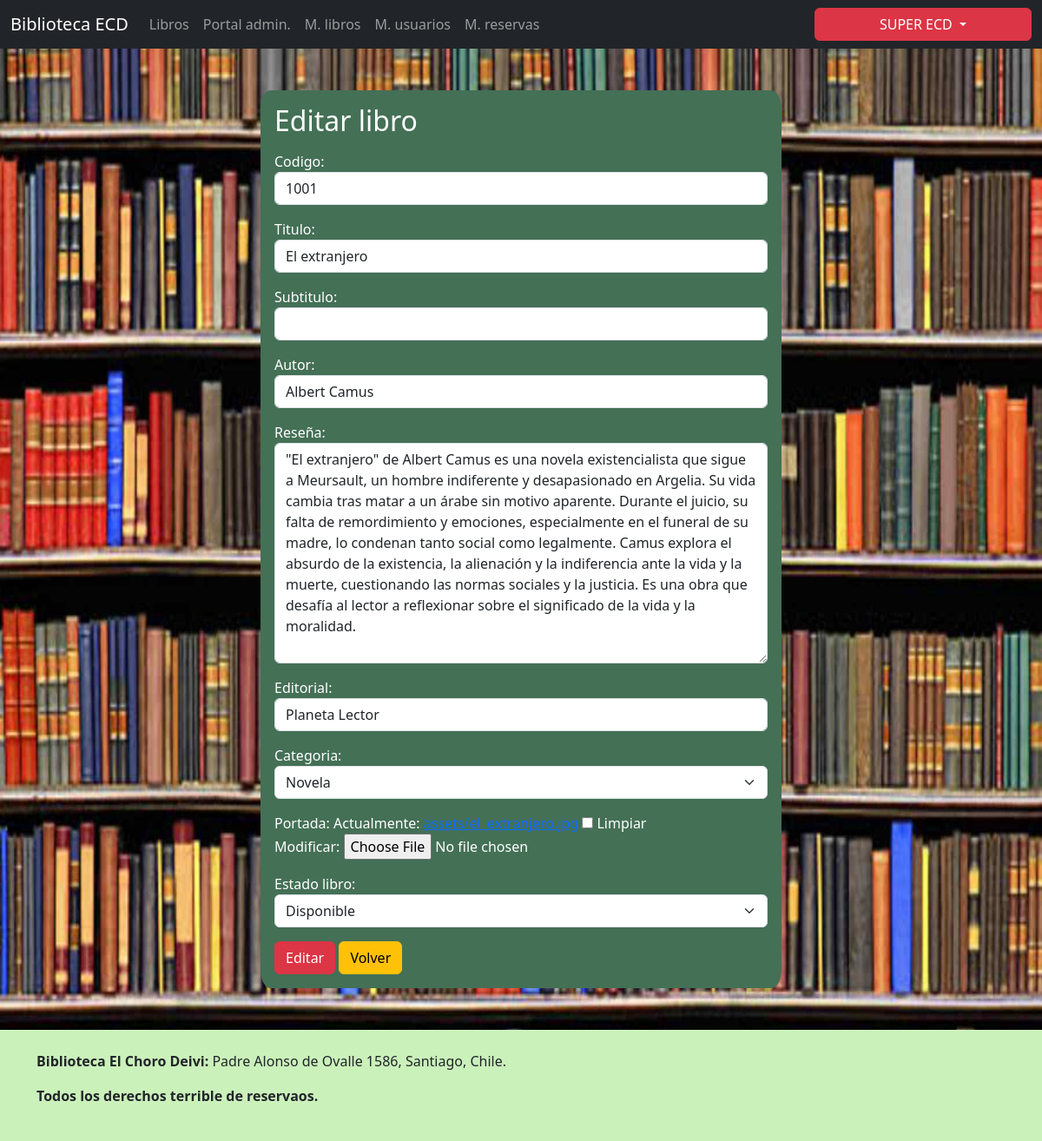
The page /portal_adm/mantenedor_libros/editar_libro/1001/ (signed in) on the database its author committed.
### biblioteca/models.py (models this page shows, shortened)
class Usuario(AbstractUser):
    rut         = models.CharField(unique=True, max_length=10) #UK no se repite rut
    email       = models.EmailField(unique=True) #UK no se repite correo
    first_name  = models.CharField(max_length=50)
    last_name   = models.CharField(max_length=50)
    telefono    = models.IntegerField(blank=True, null=True)
    direccion   = models.CharField(max_length=100, blank=True, null=True)
    comuna      = models.CharField(max_length=30, blank=True, null=True)

class Libro(models.Model):
    codigo          = models.IntegerField(primary_key=True) #IntegerField, ya que el codigo de libro tendrá una nomenclatura especifica
    titulo          = models.CharField(unique=True, max_length=100) #UK, no se repite un libro
    subtitulo       = models.CharField(max_length=100, blank=True, null=True)
    autor           = models.CharField(max_length=100)
    resena          = models.TextField(blank=True, null=True)
    editorial       = models.CharField(max_length=40)
    CATEGORIAS_LIBRO = [
        ('N', 'Novela'),
        ('P', 'Poesía'),
        ('CU', 'Cuentos'),
        ('D', 'Dramaturgia'),
        ('E', 'Ensayo'),
        ('F', 'Filosofía'),
        ('H', 'Historia'),
        ('A', 'Arte'),
        ('CA', 'Cartas')
    ]
    categoria       = models.CharField(max_length=2, choices=CATEGORIAS_LIBRO)
    portada         = models.ImageField(upload_to='assets/', blank=True, null=True)
    ESTADOS_LIBRO = [
        ('D', 'Disponible'),
        ('R', 'Reservado'),
        ('PR', 'Prestado'),
        ('ER', 'En reparación'),
        ('PE', 'Perdido')
    ]
    estado_libro    = models.CharField(max_length=2, choices=ESTADOS_LIBRO, default='D') #por defecto disponible

### biblioteca/views.py (the view)
# urls.py: path('portal_adm/mantenedor_libros/editar_libro/<int:pk>/', views.editar_libro, name='libro_editar'), #url para editar libro
@login_required
@user_passes_test(admin_requerido, login_url='/sin_acceso/')
def editar_libro(request, pk):
    libro = get_object_or_404(Libro, pk=pk)
    if request.method == 'POST':
        form = LibroForm(request.POST, request.FILES, instance=libro)
        if form.is_valid():
            form.save(commit=False)
            if 'portada' in request.FILES:
                portada = request.FILES['portada']
                direccion_guardado = FileSystemStorage(location = 'biblioteca/static/assets')
                nombre_archivo = direccion_guardado.save(portada.name, portada)
                portada_URL = 'assets/' + nombre_archivo
                libro.portada = portada_URL
            libro.save()
            return JsonResponse({'success': True, 'message': 'El libro ha sido editado con éxito.'})
        else:
            errors = form.errors.as_json()
            return JsonResponse({'success': False, 'message': 'Hubo un error al editar el libro.', 'errors': errors})
    else:
        form = LibroForm(instance=libro)
    return render(request, 'biblioteca/editar_libro.html', {'form': form, 'libro': libro})

### biblioteca/forms.py (shortened to what this page needs)
class LibroForm(forms.ModelForm):
    class Meta:
        model = Libro
        fields = '__all__'
        widgets = {
            'codigo': forms.NumberInput(attrs={'class': 'form-control'}),
            'titulo': forms.TextInput(attrs={'class': 'form-control'}),
            'subtitulo': forms.TextInput(attrs={'class': 'form-control'}),
            'autor': forms.TextInput(attrs={'class': 'form-control'}),
            'resena': forms.Textarea(attrs={'class': 'form-control'}),
            'editorial': forms.TextInput(attrs={'class': 'form-control'}),
            'categoria': forms.Select(attrs={'class': 'form-select'}),
            'portada': forms.ClearableFileInput(attrs={'class': 'form-control-file'}),
            'estado_libro': forms.Select(attrs={'class': 'form-select'}),
        }
        labels = {'resena': 'Reseña'}

### biblioteca/views.py (called while the page is built)
def admin_requerido(user):
    return user.is_staff

### biblioteca/templates/biblioteca/editar_libro.html (shortened to what this page needs)
{% extends 'base.html' %}
{% block content %}
    {% load static %}
    <div class="background_registrarse">
        <div class="grid_registro">
            <div class="mt-5 mb-5 grid_registro_contenido">
                <div class="mt-3 mb-3 mx-3">
                    <h2 class="mt-3 mb-3">Editar libro</h2>
                    <form id="form_editarLibro" method="POST" action="{% url 'libro_editar' libro.pk %}" enctype="multipart/form-data">
                        {{ form.as_p }}
                        <div class="mt-3 mb-3">
                            <button type="submit" class="btn btn-danger" id="btn_editarLibro">Editar</button>
                            <a type="button" class="btn btn-warning" href="{% url 'libros_mantenedor' %}">Volver</a>
                        </div>
                    </form>
                </div>
            </div>
        </div>
    </div>
{% endblock %}
{% block footer %}
    {% load static %}
{% endblock %}

### biblioteca/templates/base.html (shortened to what this page needs)
{% load static %}
<!DOCTYPE html>
<html lang="en">
    <head>
        <link href="{% static 'css/estilos.css' %}" rel="stylesheet">
        <link href="https://cdn.jsdelivr.net/npm/bootstrap@5.3.3/dist/css/bootstrap.min.css" rel="stylesheet">
        <link rel="stylesheet" type="text/css" href="https://cdn.datatables.net/1.10.25/css/jquery.dataTables.min.css">
    </head>
    <body>
        <nav class="navbar navbar-expand-md bg-dark" data-bs-theme="dark">
            <div class="container-fluid">
                <a class="navbar-brand" href="{% url 'index' %}">Biblioteca ECD</a>
                <div class="collapse navbar-collapse" id="navbarScroll">
                    <ul class="navbar-nav me-auto my-2 my-lg-0 navbar-nav-scroll" style="--bs-scroll-height: 100px;">
                        <li class="nav-item">
                            <a class="nav-link" aria-current="page" href="{% url 'lista_libros' %}">Libros</a>
                        </li>
                        {% if user.is_authenticated and user.is_staff == True %}
                            <li class="nav-item">
                                <a class="nav-link" aria-current="page" href="{% url 'adm_portal' %}">Portal admin.</a>
                            </li>
                            <li class="nav-item">
                                <a class="nav-link" aria-current="page" href="{% url 'libros_mantenedor' %}">M. libros</a>
                            </li>
                            <li class="nav-item">
                                <a class="nav-link" aria-current="page" href="{% url 'usuarios_mantenedor' %}">M. usuarios</a>
                            </li>
                            <li class="nav-item">
                                <a class="nav-link" aria-current="page" href="{% url 'reservas_mantenedor' %}">M. reservas</a>
                            </li>
                        {% endif %}
                    </ul>
                    {% if user.is_authenticated %}
                        <div class="dropdown">
                            <button type="button" class="btn btn-danger dropdown-toggle opciones_login" data-bs-toggle="dropdown" aria-expanded="false" data-bs-auto-close="outside">
                                {{ user.first_name }} {{ user.last_name }}
                            </button>
                        </div>
                    {% endif %}
                </div>
            </div>
        </nav>
        {% block content %}
        {% endblock %}
        <div class="background_final">
            <br>
            <div class="container-sm">
                <p><strong>Biblioteca El Choro Deivi: </strong>Padre Alonso de Ovalle 1586, Santiago, Chile.</p>
            </div>
            <div class="container-sm">
                <p><strong>Todos los derechos terrible de reservaos.</strong></p>
            </div>
            <br>
        </div>
    </body>
</html>

### biblioteca/static/css/estilos.css (style rules this page uses)
.opciones_login { width: 250px; text-align: center; }
.background_final { background-color: rgb(203, 241, 187); }
.background_registrarse { background-image: url("../assets/bg_libros.jpg"); background-repeat: no-repeat; background-attachment: fixed; background-size: 100% 100%; }
.grid_registro { display: grid; place-items: center; }
.grid_registro_contenido { margin: auto; width: 50%; background-color: rgb(68, 112, 86); color: white; border-radius: 2%; }

### rows shown on the page
Usuario: first_name "SUPER", last_name "ECD"
Libro: codigo "1001", titulo "El extranjero", autor "Albert Camus", resena "\"El extranjero\" de Albert Camus es una novela existencialista que sigue a Meursault, un hombre indiferente y desapasionado en Argelia. Su vida cambia tras matar a un árabe sin motivo aparente. Durante el juicio, su falta de remordimiento y emociones, especialmente en el funeral de su madre, lo condenan tanto social como legalmente. Camus explora el absurdo de la existencia, la alienación y la indiferencia ante la vida y la muerte, cuestionando las normas sociales y la justicia. Es una obra que desafía al lector a reflexionar sobre el significado de la vida y la moralidad.", editorial "Planeta Lector", categoria "Novela", estado_libro "Disponible"
